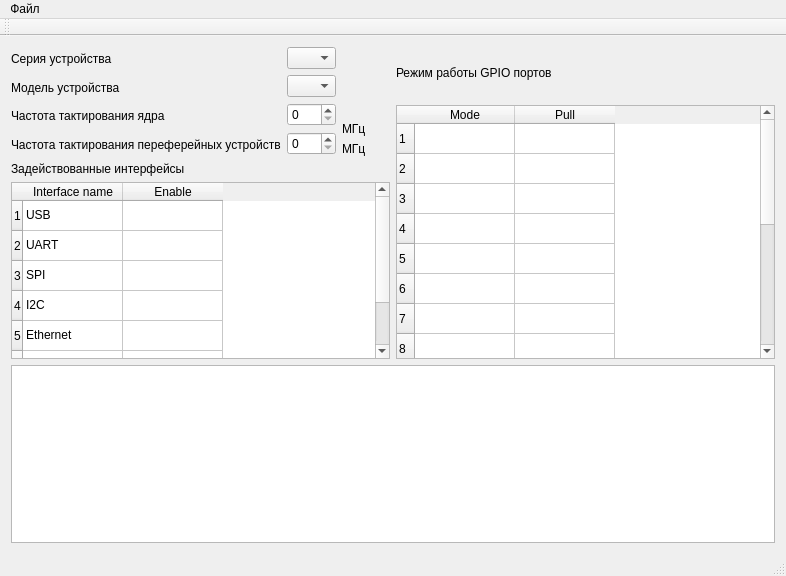
<?xml version="1.0" encoding="UTF-8"?>
<ui version="4.0">
 <class>MainWindow</class>
 <widget class="QMainWindow" name="MainWindow">
  <property name="geometry">
   <rect>
    <x>0</x>
    <y>0</y>
    <width>786</width>
    <height>576</height>
   </rect>
  </property>
  <property name="windowTitle">
   <string>MainWindow</string>
  </property>
  <widget class="QWidget" name="centralWidget">
   <layout class="QGridLayout" name="gridLayout">
    <item row="0" column="0" rowspan="2">
     <layout class="QHBoxLayout" name="horizontalLayout">
      <item>
       <layout class="QVBoxLayout" name="verticalLayout">
        <item>
         <widget class="QLabel" name="label">
          <property name="text">
           <string>Серия устройства</string>
          </property>
         </widget>
        </item>
        <item>
         <widget class="QLabel" name="label_2">
          <property name="text">
           <string>Модель устройства</string>
          </property>
         </widget>
        </item>
        <item>
         <widget class="QLabel" name="label_3">
          <property name="text">
           <string>Частота тактирования ядра</string>
          </property>
         </widget>
        </item>
        <item>
         <widget class="QLabel" name="label_4">
          <property name="text">
           <string>Частота тактирования переферейных устройств</string>
          </property>
         </widget>
        </item>
       </layout>
      </item>
      <item>
       <layout class="QVBoxLayout" name="verticalLayout_3">
        <item>
         <widget class="QComboBox" name="comboBox">
          <property name="sizePolicy">
           <sizepolicy hsizetype="Preferred" vsizetype="Fixed">
            <horstretch>0</horstretch>
            <verstretch>0</verstretch>
           </sizepolicy>
          </property>
          <item>
           <property name="text">
            <string/>
           </property>
          </item>
          <item>
           <property name="text">
            <string>1</string>
           </property>
          </item>
          <item>
           <property name="text">
            <string>2</string>
           </property>
          </item>
          <item>
           <property name="text">
            <string>3</string>
           </property>
          </item>
          <item>
           <property name="text">
            <string>4</string>
           </property>
          </item>
         </widget>
        </item>
        <item>
         <widget class="QComboBox" name="comboBox_2">
          <item>
           <property name="text">
            <string/>
           </property>
          </item>
          <item>
           <property name="text">
            <string>1</string>
           </property>
          </item>
          <item>
           <property name="text">
            <string>2</string>
           </property>
          </item>
          <item>
           <property name="text">
            <string>3</string>
           </property>
          </item>
          <item>
           <property name="text">
            <string>4</string>
           </property>
          </item>
         </widget>
        </item>
        <item>
         <widget class="QSpinBox" name="spinBox"/>
        </item>
        <item>
         <widget class="QSpinBox" name="spinBox_2"/>
        </item>
       </layout>
      </item>
      <item>
       <layout class="QVBoxLayout" name="verticalLayout_2">
        <item>
         <spacer name="verticalSpacer">
          <property name="orientation">
           <enum>Qt::Vertical</enum>
          </property>
          <property name="sizeType">
           <enum>QSizePolicy::Fixed</enum>
          </property>
          <property name="sizeHint" stdset="0">
           <size>
            <width>47</width>
            <height>75</height>
           </size>
          </property>
         </spacer>
        </item>
        <item>
         <widget class="QLabel" name="label_6">
          <property name="text">
           <string>МГц</string>
          </property>
         </widget>
        </item>
        <item>
         <widget class="QLabel" name="label_7">
          <property name="text">
           <string>МГц</string>
          </property>
         </widget>
        </item>
       </layout>
      </item>
     </layout>
    </item>
    <item row="0" column="1">
     <widget class="QLabel" name="label_5">
      <property name="text">
       <string>Режим работы GPIO портов </string>
      </property>
     </widget>
    </item>
    <item row="1" column="1" rowspan="3">
     <widget class="QTableWidget" name="tableWidget">
      <property name="sizePolicy">
       <sizepolicy hsizetype="Expanding" vsizetype="Expanding">
        <horstretch>0</horstretch>
        <verstretch>0</verstretch>
       </sizepolicy>
      </property>
      <row>
       <property name="text">
        <string>1</string>
       </property>
      </row>
      <row>
       <property name="text">
        <string>2</string>
       </property>
      </row>
      <row>
       <property name="text">
        <string>3</string>
       </property>
      </row>
      <row>
       <property name="text">
        <string>4</string>
       </property>
      </row>
      <row>
       <property name="text">
        <string>5</string>
       </property>
      </row>
      <row>
       <property name="text">
        <string>6</string>
       </property>
      </row>
      <row>
       <property name="text">
        <string>7</string>
       </property>
      </row>
      <row>
       <property name="text">
        <string>8</string>
       </property>
      </row>
      <row>
       <property name="text">
        <string>9</string>
       </property>
      </row>
      <row>
       <property name="text">
        <string>10</string>
       </property>
      </row>
      <row>
       <property name="text">
        <string>11</string>
       </property>
      </row>
      <row>
       <property name="text">
        <string>12</string>
       </property>
      </row>
      <row>
       <property name="text">
        <string>13</string>
       </property>
      </row>
      <row>
       <property name="text">
        <string>14</string>
       </property>
      </row>
      <row>
       <property name="text">
        <string>15</string>
       </property>
      </row>
      <column>
       <property name="text">
        <string>Mode</string>
       </property>
      </column>
      <column>
       <property name="text">
        <string>Pull</string>
       </property>
      </column>
     </widget>
    </item>
    <item row="2" column="0">
     <widget class="QLabel" name="label_8">
      <property name="text">
       <string>Задействованные интерфейсы</string>
      </property>
     </widget>
    </item>
    <item row="3" column="0">
     <widget class="QTableWidget" name="tableWidget_2">
      <row>
       <property name="text">
        <string>1</string>
       </property>
      </row>
      <row>
       <property name="text">
        <string>2</string>
       </property>
      </row>
      <row>
       <property name="text">
        <string>3</string>
       </property>
      </row>
      <row>
       <property name="text">
        <string>4</string>
       </property>
      </row>
      <row>
       <property name="text">
        <string>5</string>
       </property>
      </row>
      <row>
       <property name="text">
        <string>6</string>
       </property>
      </row>
      <row>
       <property name="text">
        <string>7</string>
       </property>
      </row>
      <column>
       <property name="text">
        <string>Interface name</string>
       </property>
      </column>
      <column>
       <property name="text">
        <string>Enable</string>
       </property>
      </column>
      <item row="0" column="0">
       <property name="text">
        <string>USB</string>
       </property>
      </item>
      <item row="1" column="0">
       <property name="text">
        <string>UART</string>
       </property>
      </item>
      <item row="2" column="0">
       <property name="text">
        <string>SPI</string>
       </property>
      </item>
      <item row="3" column="0">
       <property name="text">
        <string>I2C</string>
       </property>
      </item>
      <item row="4" column="0">
       <property name="text">
        <string>Ethernet</string>
       </property>
      </item>
      <item row="5" column="0">
       <property name="text">
        <string>1-Wire</string>
       </property>
      </item>
      <item row="6" column="0">
       <property name="text">
        <string>Wide-BUS</string>
       </property>
      </item>
     </widget>
    </item>
    <item row="4" column="0" colspan="2">
     <widget class="QPlainTextEdit" name="plainTextEdit">
      <property name="plainText">
       <string/>
      </property>
     </widget>
    </item>
   </layout>
  </widget>
  <widget class="QMenuBar" name="menuBar">
   <property name="geometry">
    <rect>
     <x>0</x>
     <y>0</y>
     <width>786</width>
     <height>30</height>
    </rect>
   </property>
   <widget class="QMenu" name="menu">
    <property name="title">
     <string>Файл</string>
    </property>
    <addaction name="separator"/>
    <addaction name="action_3"/>
    <addaction name="separator"/>
    <addaction name="action_5"/>
   </widget>
   <addaction name="menu"/>
  </widget>
  <widget class="QToolBar" name="mainToolBar">
   <attribute name="toolBarArea">
    <enum>TopToolBarArea</enum>
   </attribute>
   <attribute name="toolBarBreak">
    <bool>false</bool>
   </attribute>
  </widget>
  <widget class="QStatusBar" name="statusBar"/>
  <action name="action_3">
   <property name="text">
    <string>Сохранить</string>
   </property>
  </action>
  <action name="action_5">
   <property name="text">
    <string>Загрузить</string>
   </property>
  </action>
 </widget>
 <layoutdefault spacing="6" margin="11"/>
 <resources/>
 <connections/>
</ui>
